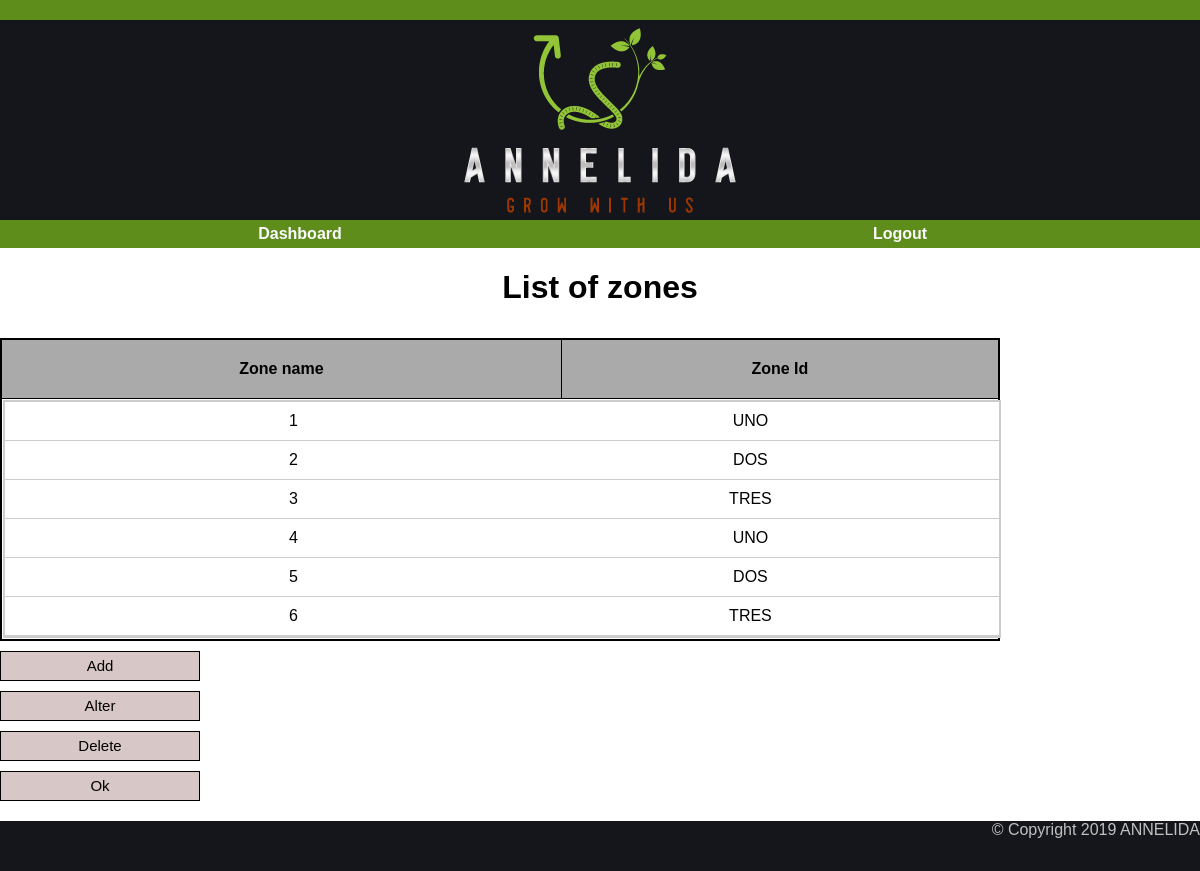
The app's page /liste_zone.php (signed in) with its own data.
### tables this page shows
CREATE TABLE zone (
    zone_id INT NOT NULL PRIMARY KEY AUTO_INCREMENT,
    bed_id INT NOT NULL,
    zone_name VARCHAR(64) NOT NULL,
    CONSTRAINT FOREIGN KEY(bed_id) REFERENCES bed(bed_id)
);

### liste_zone.php (the view, shortened to what this page needs)
 <?php
    include_once($_SERVER["DOCUMENT_ROOT"] . "/controller/RaspberryPiManager.php");
 ?>
<html>
  <head>
    <link rel="stylesheet" href="css/style.css" />
  </head>
  <body class="left col-10 col-m-12 col-t-12">
    <header class="col-12 col-m-12 col-t-12">
  		<div>
  			<img src="img/logo.png">
  		</div>
  		<nav class="col-12 col-m-12 col-t-12">
            <ul class="col-12 col-m-12 col-t-12">
                <a href="dashboard.php"><li class="col-6 col-m-12 col-t-6 elementNav">Dashboard</li></a>
                <a href="controller/LogoutManager.php"><li class="col-6 col-m-12 col-t-6 elementNav">Logout</li></a>
            </ul>
  		</nav>
  	</header>
<main class="col-12 col-m-12 col-t-12 inMain left">
  <h1>List of zones</h1>
    <table class="col-m-12 col-t-10 col-8 inTable left">
      <thead>
        <tr>
          <th class="inTableHead">
            Zone name
          </th>
          <th class="inTableHead">
            Zone Id
          </th>
        </tr>
      </thead>
      <tbody>
        <tr>
          <td class="inTableElement" colspan="2">
            <ul class="left liste">
              <?php
                $result=fetchAllZones();
                while ($row=mysqli_fetch_row($result))
                {
                    echo "<li class=\"listElement\"><ul><li class=\"col-m-6\">".$row[0]."</li><li class=\"col-m-6\">".$row[1]."</li></ul></li>";
                }
              ?>
            </ul>
          </td>
        </tr>
      </tbody>
    </table>
    <section class="buttonHolder">
      <button class="left button inButton" id="ajouter" onclick="checkAction('Add','ajouter_zone.php')">Add</button><br />
      <button class="left button inButton" id="modifier" onclick="checkAction('Alter','ajouter_zone.php')">Alter</button><br />
      <button class="left button inButton" id="supprimer" onclick="checkAction('Delete','ajouter_zone.php')">Delete</button><br />
      <button class="left button inButton" onclick="window.location.href='dashboard.php'">Ok</button><br />
    </section>
    </main>
    <footer class="footer col-12 col-m-12 col-t-12 left">
  		<div>
  			&copy; Copyright 2019 ANNELIDA
  		</div>
  	</footer>
  </body>
</html>

### css/style.css (style rules this page uses)
html { background-color: #362d26 ; text-align: center; }
body, h1, h2 { font-family: "Helvetica"; }
body { background-color: white; margin: auto; }
header { background-color: #15161b; }
nav { text-align: center; }
a { color: #fbfbfd; }
section { display: inline-block; }
nav ul { list-style: none; display: block; padding: 0; margin: 0; }
nav li { background-color: #5f8d1c; font-weight: bold; }
.elementNav { float: left; padding: 5px 0 5px 0; }
footer { background-color: #15161b; height: 50px; color: silver; }
.footer { text-align: right; }
.button { border: 1px solid black; cursor: pointer; height: 30px; width: 200px; background-color: #D8C7C7; font-size: 15px; text-align: center; }
.buttonHolder { float:left; width:200px; }
.left { float:left; }
ul.liste { list-style: none; overflow: scroll; margin: 0; padding: 0; width: 100%; border: 2px solid #ccc; background-color: #FFF; font-size: 16px; font-family: Arial, sans-serif; }
li.listElement { padding: 10px 20px; border-bottom: 1px solid #ccc; }
li ul { overflow: hidden; border: none; }
li ul li { text-align: center; border-bottom: none; padding: 0; margin:0; width: 33%; display: inline-block; }
table.inTable { border: 2px solid #000; border-collapse: collapse; max-height: 60%; margin-top: 10px; margin-right:5px; }
th.inTableHead { border: 1px solid #000000; background-color: #AAA; margin-bottom: 0; padding: 20; }
td.inTableElement { border: 1px solid #000000; }
button.inButton { margin-bottom: 0; margin-top: 10px; }
main.inMain { padding-bottom: 20px; }
.col-m-6 { width: 50%; }
.col-m-12 { width: 100%; }
@media only screen and (min-width: 900px) { header { border-top: 20px solid #5f8d1c; } }
@media only screen and (min-width: 900px) { .col-t-6 { width: 50%; } }
@media only screen and (min-width: 900px) { .col-t-10 { width: 83.33%; } }
@media only screen and (min-width: 900px) { .col-t-12 { width: 100%; } }

### records on screen
zone: zone_id "1", zone_name "UNO"
zone: zone_id "2", zone_name "DOS"
zone: zone_id "3", zone_name "TRES"
zone: zone_id "4", zone_name "UNO"
zone: zone_id "5", zone_name "DOS"
zone: zone_id "6", zone_name "TRES"
